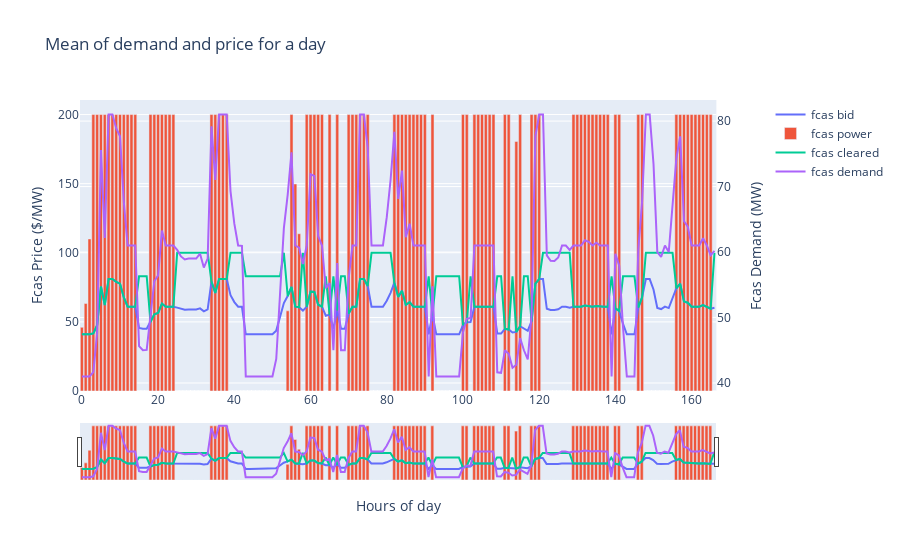

Notebook cell for this chart:
### Code cell
fig = make_subplots(specs=[[{"secondary_y": True}]])
fig.add_trace(go.Scatter(x=results['timestamp'].index, y=results['battery_bid_fcas_price'], name='fcas bid'), secondary_y=False)
fig.add_trace(go.Bar(x=results['timestamp'].index, y=results['battery_bid_fcas_power'], name='fcas power'), secondary_y=False)
fig.add_trace(go.Scatter(x=results['timestamp'].index, y=results['fcas_clearing_price'], name='fcas cleared'), secondary_y=False)
fig.add_trace(go.Scatter(x=results['timestamp'].index, y=results['raise_demand'], name='fcas demand'), secondary_y=True)

# Add figure title
fig.update_layout(
    title_text="Mean of demand and price for a day",
    xaxis_rangeslider_visible=True,
)

# Set x-axis title
fig.update_xaxes(title_text="Hours of day")

# Set y-axes titles
fig.update_yaxes(title_text="Fcas Price ($/MW)", secondary_y=False)
fig.update_yaxes(title_text="Fcas Demand (MW)", secondary_y=True)

fig.show()

### Figure 1 — Plotly figure (JSON) as saved in the notebook; plotly's stock layout.template omitted (floating-point values rounded to 4 significant figures; data arrays with more than 128 entries replaced by an {"elided": "..."} marker saying what was removed)
{"data": [{"name": "fcas bid", "type": "scatter", "x": {"elided": "167 int values"}, "xaxis": "x", "y": {"elided": "167 float values"}, "yaxis": "y"}, {"name": "fcas power", "type": "bar", "x": {"elided": "167 int values"}, "xaxis": "x", "y": {"elided": "167 float values"}, "yaxis": "y"}, {"name": "fcas cleared", "type": "scatter", "x": {"elided": "167 int values"}, "xaxis": "x", "y": {"elided": "167 float values"}, "yaxis": "y"}, {"name": "fcas demand", "type": "scatter", "x": {"elided": "167 int values"}, "xaxis": "x", "y": {"elided": "167 float values"}, "yaxis": "y2"}], "layout": {"title": {"text": "Mean of demand and price for a day"}, "xaxis": {"anchor": "y", "domain": [0, 0.94], "rangeslider": {"visible": true}, "title": {"text": "Hours of day"}}, "yaxis": {"anchor": "x", "domain": [0, 1], "title": {"text": "Fcas Price ($/MW)"}}, "yaxis2": {"anchor": "x", "overlaying": "y", "side": "right", "title": {"text": "Fcas Demand (MW)"}}}}
